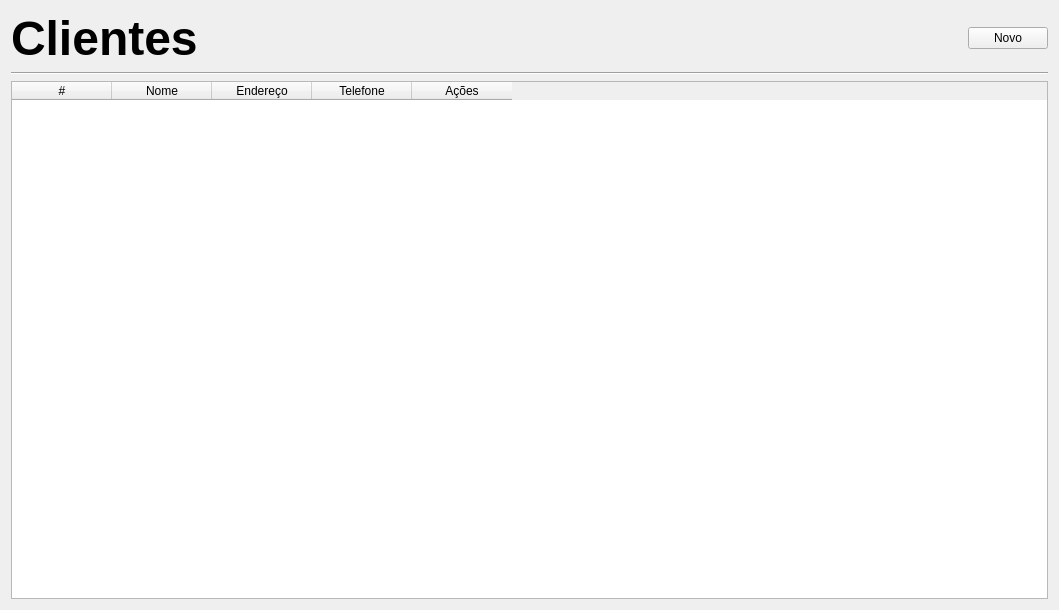
<?xml version="1.0" encoding="UTF-8"?>
<ui version="4.0">
 <class>Form</class>
 <widget class="QWidget" name="Form">
  <property name="geometry">
   <rect>
    <x>0</x>
    <y>0</y>
    <width>1059</width>
    <height>610</height>
   </rect>
  </property>
  <property name="windowTitle">
   <string>Form</string>
  </property>
  <layout class="QVBoxLayout" name="verticalLayout">
   <item>
    <layout class="QHBoxLayout" name="horizontalLayout">
     <item>
      <widget class="QLabel" name="label">
       <property name="font">
        <font>
         <pointsize>36</pointsize>
         <bold>true</bold>
        </font>
       </property>
       <property name="text">
        <string>Clientes</string>
       </property>
      </widget>
     </item>
     <item>
      <spacer name="horizontalSpacer">
       <property name="orientation">
        <enum>Qt::Horizontal</enum>
       </property>
       <property name="sizeHint" stdset="0">
        <size>
         <width>40</width>
         <height>20</height>
        </size>
       </property>
      </spacer>
     </item>
     <item>
      <widget class="QPushButton" name="novo_btn">
       <property name="text">
        <string>Novo</string>
       </property>
      </widget>
     </item>
    </layout>
   </item>
   <item>
    <widget class="Line" name="line">
     <property name="orientation">
      <enum>Qt::Horizontal</enum>
     </property>
    </widget>
   </item>
   <item>
    <widget class="QTableWidget" name="tabela">
     <column>
      <property name="text">
       <string>#</string>
      </property>
     </column>
     <column>
      <property name="text">
       <string>Nome</string>
      </property>
     </column>
     <column>
      <property name="text">
       <string>Endereço</string>
      </property>
     </column>
     <column>
      <property name="text">
       <string>Telefone</string>
      </property>
     </column>
     <column>
      <property name="text">
       <string>Ações</string>
      </property>
     </column>
    </widget>
   </item>
  </layout>
 </widget>
 <resources/>
 <connections/>
</ui>
